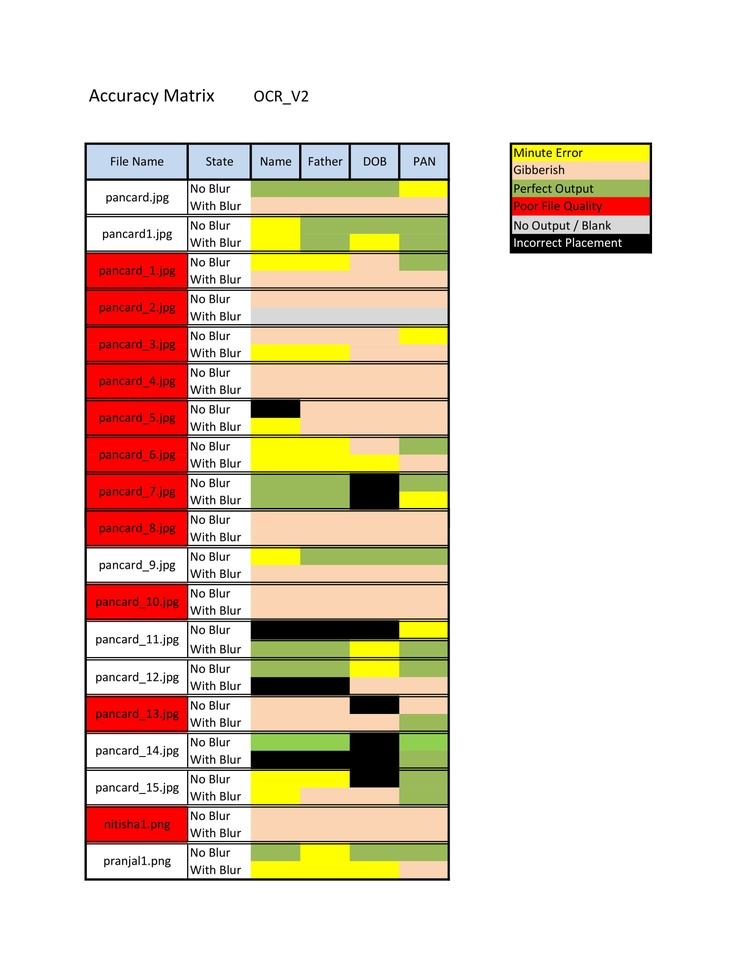
#> input picture s-1.jpg, 738 x 956 px, shrunk from 1700 x 2200 before the run
$ python deskew.py --image s-1.jpg
#> lines starting #> are read from the running program, lines starting #| are printed output that depends on the picture; after the words box and inside, x2 and y2 are one past the last pixel; in counts of white or black regions, pixels touching at a corner belong together
# import the necessary packages
import numpy as np
import argparse
import cv2

# construct the argument parse and parse the arguments
ap = argparse.ArgumentParser()
ap.add_argument("-i", "--image", required=True, help="path to input image file")
args = vars(ap.parse_args())

# load the image from disk
image = cv2.imread(args["image"])
#> image is the input picture: shape (956, 738, 3); mean B, G, R 200.6, 216.1, 231.2

# convert the image to grayscale and flip the foreground
# and background to ensure foreground is now "white" and
# the background is "black"
gray = cv2.cvtColor(image, cv2.COLOR_BGR2GRAY)
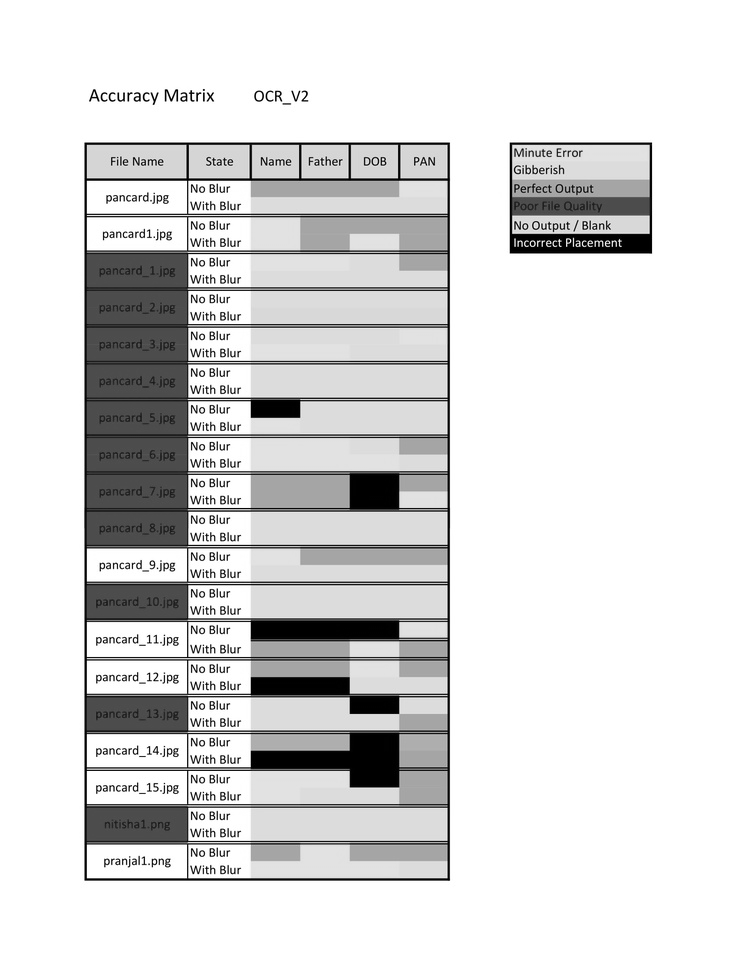
#> gray: shape (956, 738); min 0, max 255, mean 218.9
gray = cv2.bitwise_not(gray)
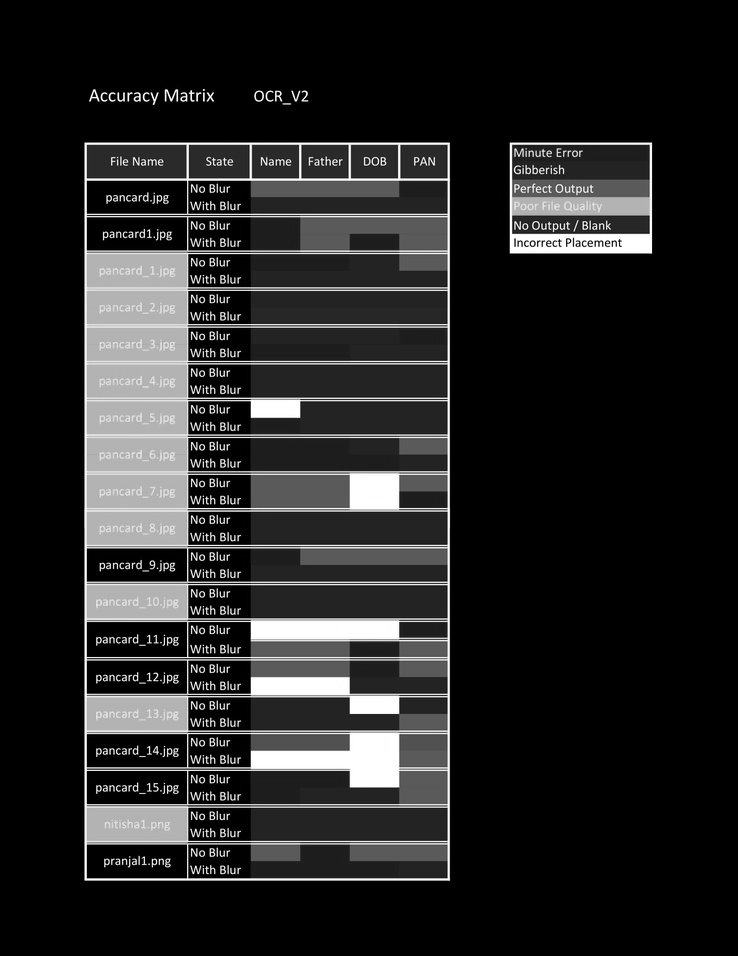
#> gray: shape (956, 738); min 0, max 255, mean 36.1

# threshold the image, setting all foreground pixels to
# 255 and all background pixels to 0
thresh = cv2.threshold(gray, 0, 255,
                       cv2.THRESH_BINARY | cv2.THRESH_OTSU)[1]
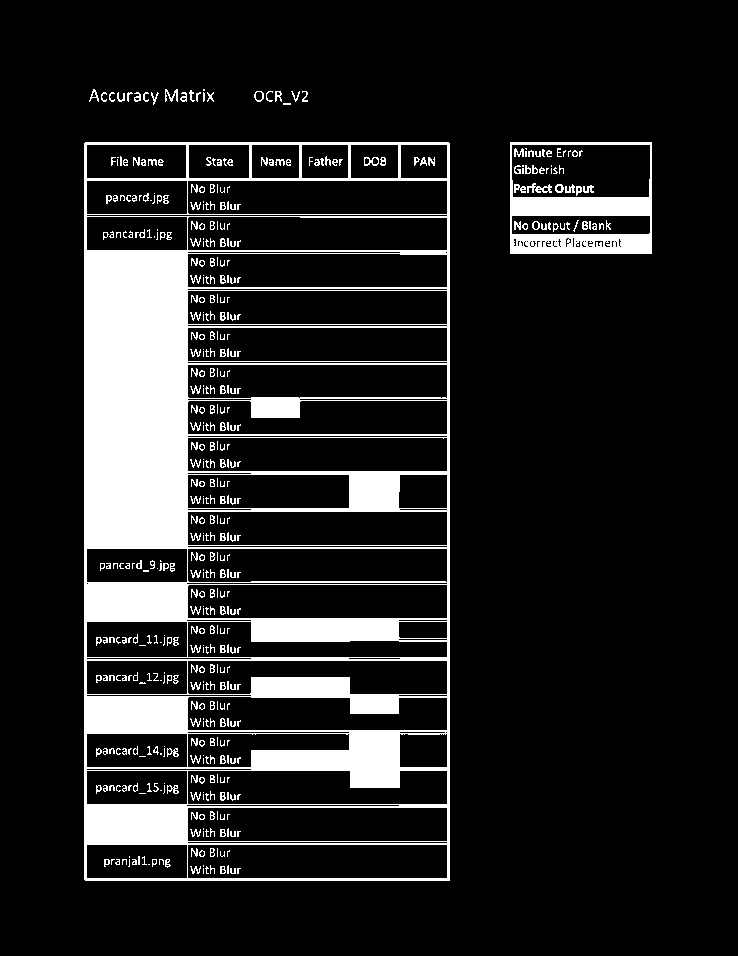
#> thresh: shape (956, 738); 13.5% white; 490 white regions (252 under 20 px), largest, box (x1, y1, x2, y2) and area: (84, 142, 450, 881) 78736, (510, 142, 652, 254) 6049, (527, 183, 552, 193) 125

# grab the (x, y) coordinates of all pixel values that
# are greater than zero, then use these coordinates to
# compute a rotated bounding box that contains all
# coordinates
coords = np.column_stack(np.where(thresh > 0))
#> coords = 94909 pairs, first value 89 to 880, second value 84 to 651
angle = cv2.minAreaRect(coords)[-1]
#> angle = -90

# the `cv2.minAreaRect` function returns values in the
# range [-90, 0); as the rectangle rotates clockwise the
# returned angle trends to 0 -- in this special case we
# need to add 90 degrees to the angle
if angle < -45:
    angle = -(90 + angle)
#> angle = 0

# otherwise, just take the inverse of the angle to make
# it positive
else:
    angle = -angle

# rotate the image to deskew it
(h, w) = image.shape[:2]
#> h = 956; w = 738
center = (w // 2, h // 2)
#> center = (369, 478)
M = cv2.getRotationMatrix2D(center, angle, 1.0)
#> M = [[1, 0, 0], [0, 1, 0]]
rotated = cv2.warpAffine(image, M, (w, h), flags=cv2.INTER_CUBIC, borderMode=cv2.BORDER_REPLICATE)

# draw the correction angle on the image so we can validate it
cv2.putText(rotated, "Angle: {:.2f} degrees".format(angle),(10, 30), cv2.FONT_HERSHEY_SIMPLEX, 0.7, (0, 0, 255), 2)
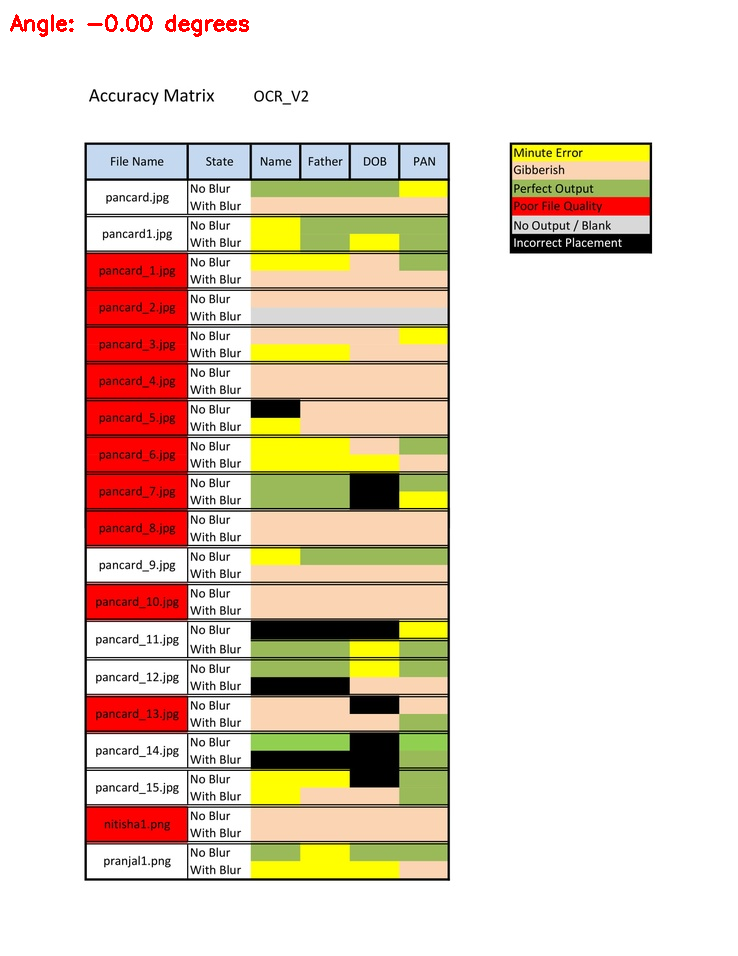
#> rotated: shape (956, 738, 3); 0.23% of pixels changed, all inside (x1, y1, x2, y2) = (10, 14, 249, 37)

# show the output image
print("[INFO] angle: {:.3f}".format(angle))
#| [INFO] angle: -0.000
cv2.imshow("Input", image)
cv2.imshow("Rotated", rotated)
cv2.waitKey(0)

$ run again, on Capture_3.PNG
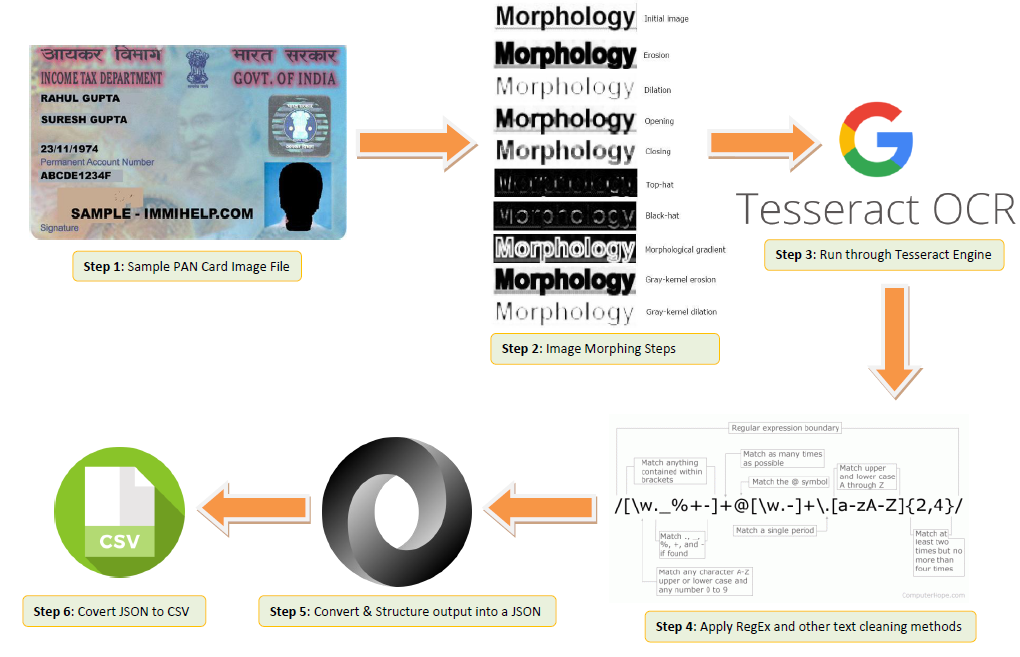
#> input picture Capture_3.PNG, 1020 x 657 px
#> image is the input picture: shape (657, 1020, 3); mean B, G, R 222.7, 227.3, 226.9
#> `thresh = cv2.threshold(gray, 0, 255, cv2.THRESH_BINARY | cv2.THRESH_OT..`:
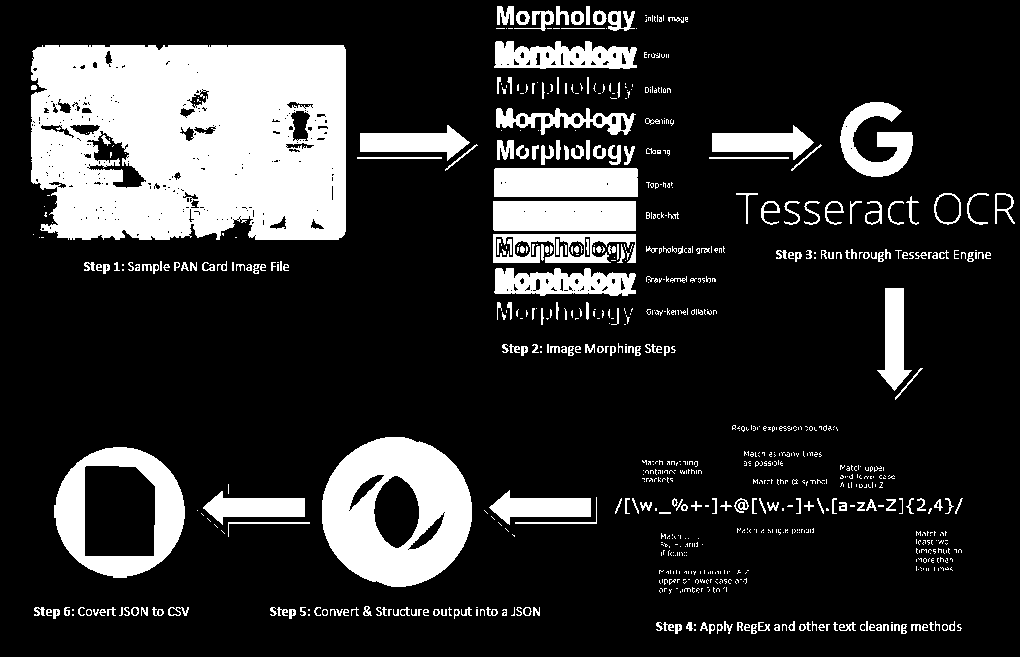
#> thresh: shape (657, 1020); 18.5% white; 853 white regions (595 under 20 px), largest, box (x1, y1, x2, y2) and area: (31, 45, 346, 240) 55386, (322, 437, 472, 587) 14595, (54, 447, 185, 578) 7207
#> coords = 123710 pairs, first value 6 to 633, second value 31 to 1014
#> `angle = cv2.minAreaRect(coords)[-1]`: angle = -1.38
#> `angle = -angle`: angle = 1.38
#> M = [[1, 0.0241, -7.76], [-0.0241, 1, 12.39]]
#> `cv2.putText(rotated, "Angle: {:.2f} degrees".format(angle),(10, 30), c..`:
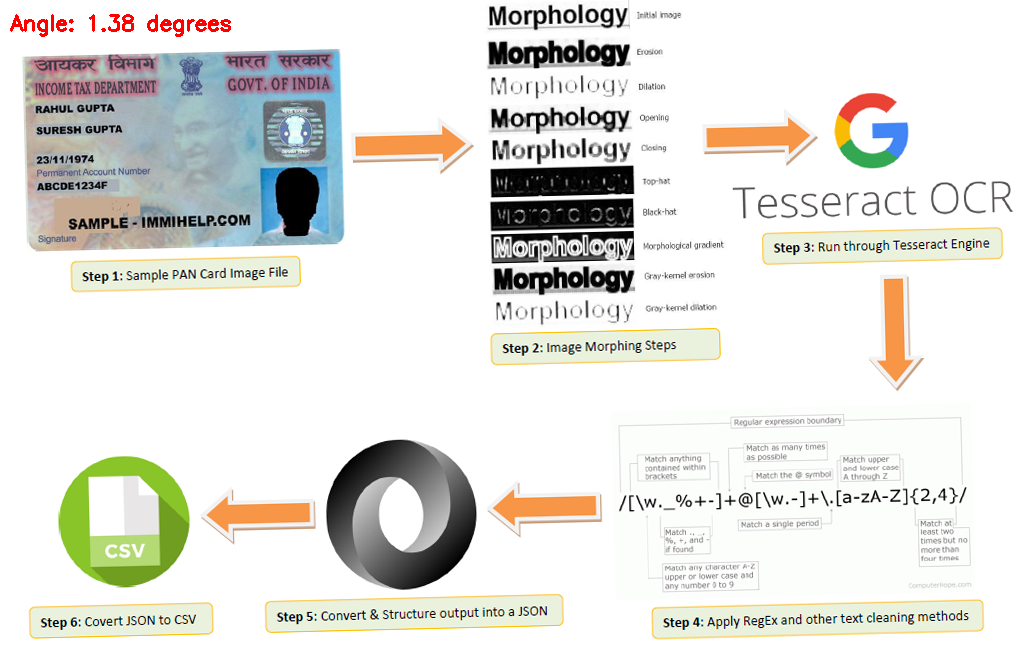
#> rotated: shape (657, 1020, 3); mean B, G, R 222.1, 226.7, 226.9
#| [INFO] angle: 1.381
